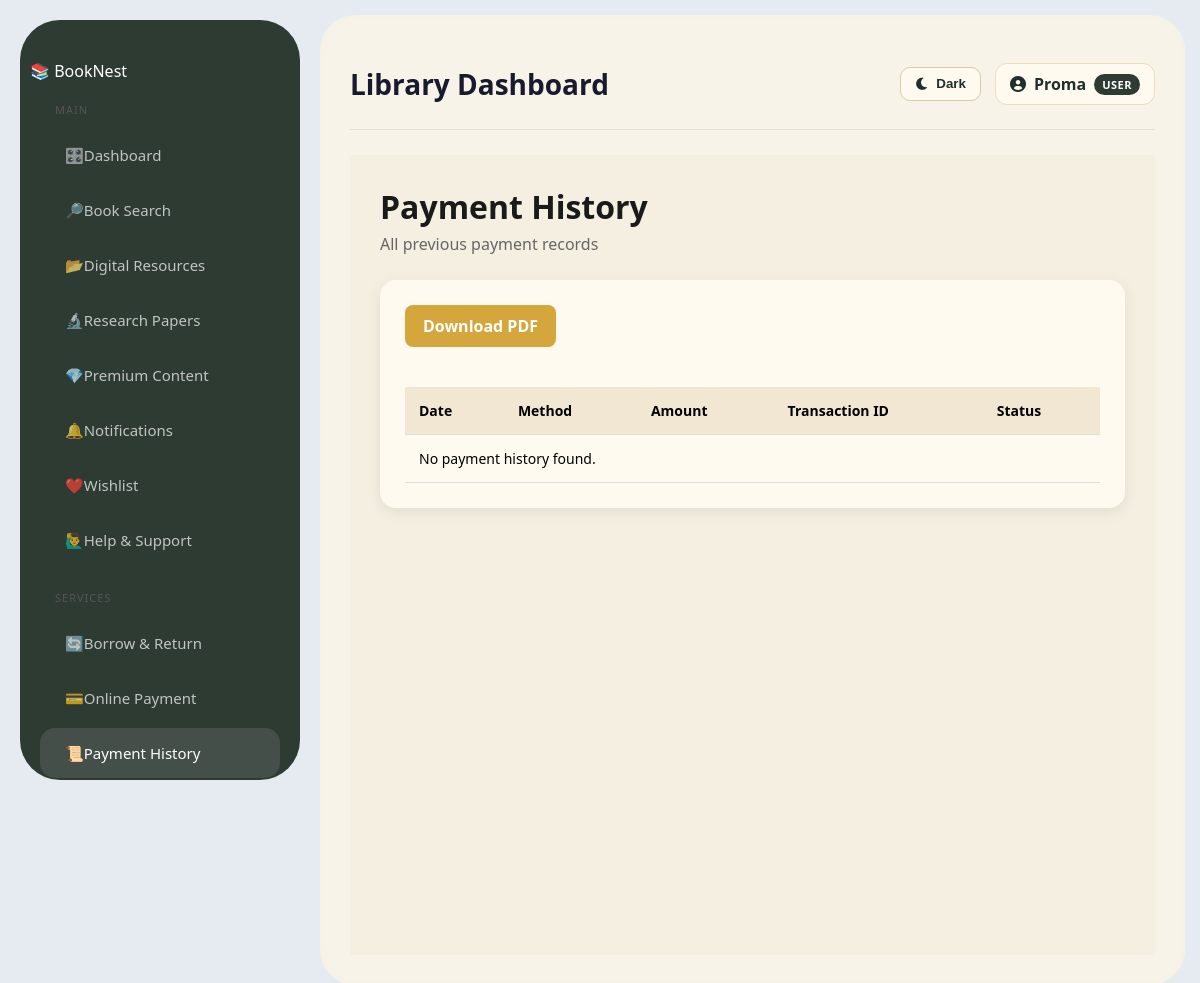
Before: /payment-history/ (signed in) with the older database file.
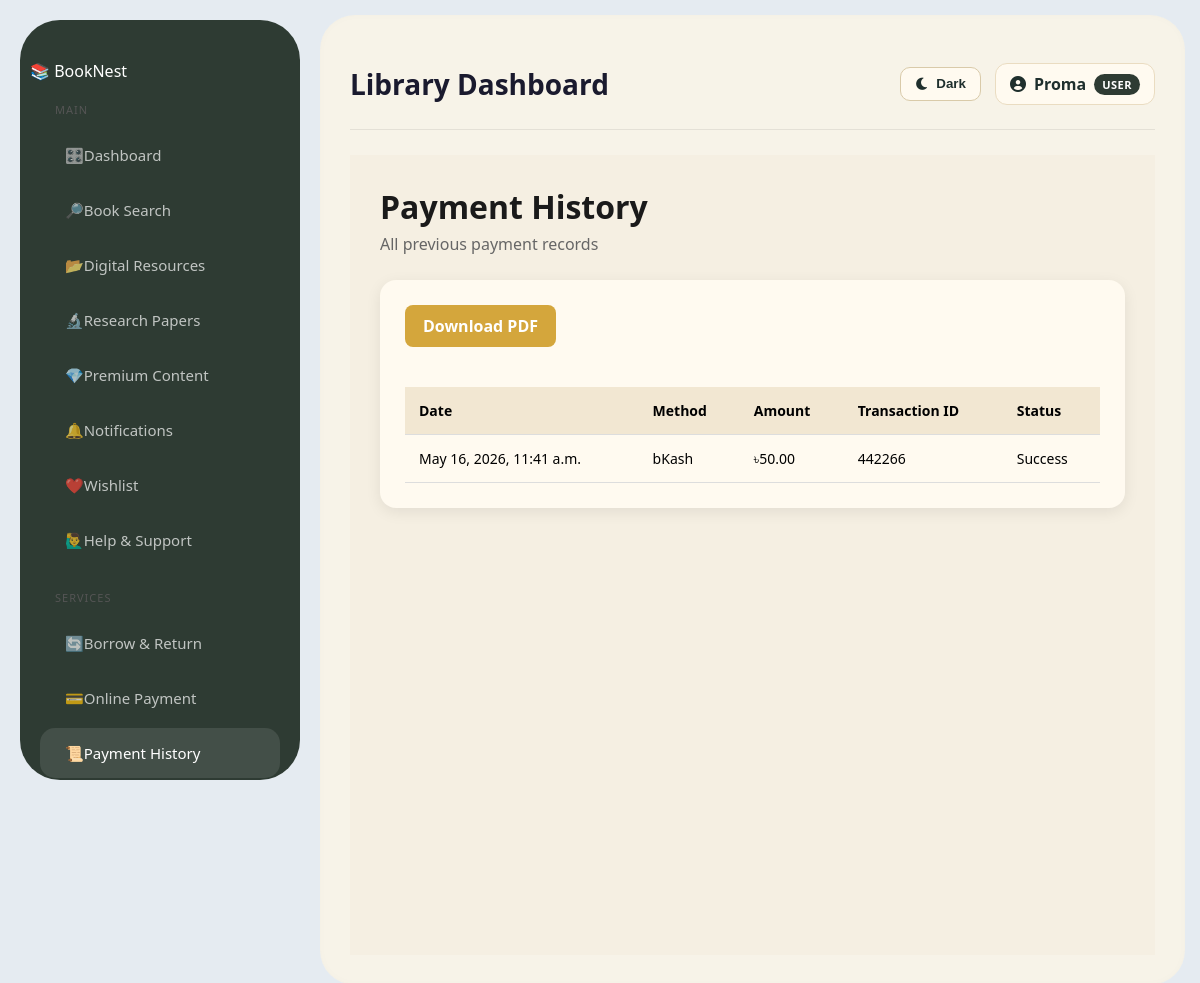
After: the same page with the newer database file.
### library/models.py (models this page shows, shortened)
class Payment(models.Model):
    PAYMENT_METHODS = [
        ('bKash', 'bKash'),
        ('Nagad', 'Nagad'),
        ('Rocket', 'Rocket'),
    ]
    STATUS_CHOICES = [
        ('Pending', 'Pending'),
        ('Success', 'Success'),
        ('Failed', 'Failed'),
    ]
    user = models.ForeignKey(settings.AUTH_USER_MODEL, on_delete=models.CASCADE)
    borrow = models.ForeignKey(
        'Borrow',
        on_delete=models.SET_NULL,
        null=True,
        blank=True,
        related_name='payments'
    )
    amount = models.DecimalField(max_digits=10, decimal_places=2)
    method = models.CharField(max_length=20, choices=PAYMENT_METHODS)
    transaction_id = models.CharField(max_length=100, unique=True)
    status = models.CharField(max_length=20, choices=STATUS_CHOICES, default='Pending')
    payment_date = models.DateTimeField(auto_now_add=True)

### library/views.py (the view)
# urls.py: path('payment-history/', views.payment_history, name='payment_history'),
@login_required
def payment_history(request):
    payments = Payment.objects.filter(user=request.user).order_by('-payment_date')
    return render(request, 'library/payment_history.html', {'payments': payments})

### library/models.py (called while the page is built)
    def get_full_name(self):
        if self.first_name and self.last_name:
            return f"{self.first_name} {self.last_name}"
        return self.username

### library/templates/library/payment_history.html
{% extends 'library/base.html' %}
{% block content %}
<div class="payment-page">
    <div class="payment-header">
        <h2>Payment History</h2>
        <p>All previous payment records</p>
    </div>
    <div class="payment-card">
        <a href="{% url 'download_payment_history_pdf' %}" class="pdf-btn">
            Download PDF
        </a>
        <table class="payment-table">
            <tr>
                <th>Date</th>
                <th>Method</th>
                <th>Amount</th>
                <th>Transaction ID</th>
                <th>Status</th>
            </tr>
            {% for payment in payments %}
            <tr>
                <td>{{ payment.payment_date }}</td>
                <td>{{ payment.method }}</td>
                <td>৳{{ payment.amount }}</td>
                <td>{{ payment.transaction_id }}</td>
                <td>{{ payment.status }}</td>
            </tr>
            {% empty %}
            <tr>
                <td colspan="5">No payment history found.</td>
            </tr>
            {% endfor %}
        </table>
    </div>
</div>
{% endblock %}

Changed rows visible on the page:
added Payment: payment_date "May 16, 2026, 11:41 a.m.", method "bKash", amount "50.00", transaction_id "442266", status "Success"
Other visible differences:
text no longer shown: "No payment history found."
